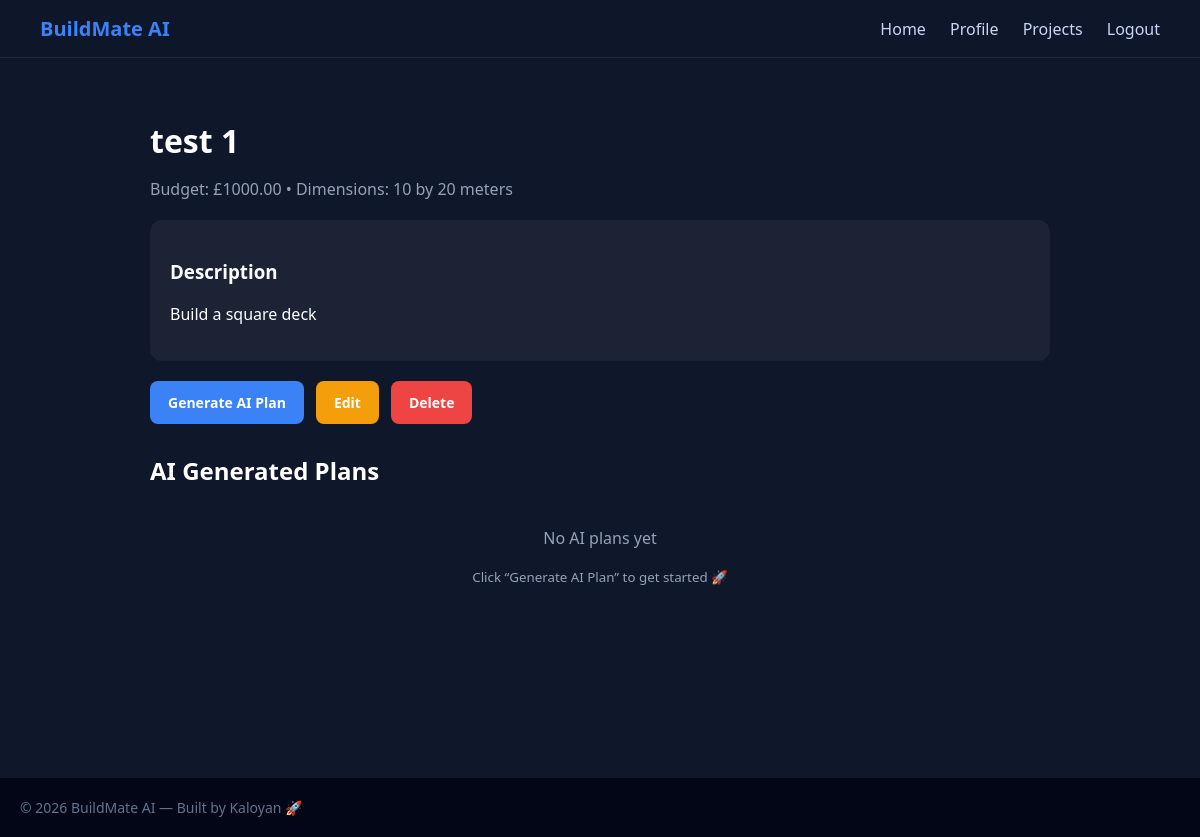
/projects/2/ (signed in), run on the app's committed database.
### projects/models.py (models this page shows, shortened)
class Project(models.Model):
    user = models.ForeignKey(settings.AUTH_USER_MODEL, on_delete=models.CASCADE)
    title = models.CharField(max_length=200)
    description = models.TextField()
    dimensions = models.CharField(max_length=100)
    budget = models.DecimalField(max_digits=10, decimal_places=2)
    image_url = models.URLField(blank=True, null=True)
    created_at = models.DateTimeField(auto_now_add=True)
    updated_at = models.DateTimeField(auto_now=True)
    class Meta:
        ordering = ['-created_at']

### projects/views.py (the view)
# urls.py: path('<int:pk>/', views.project_detail, name='project_detail'),
@login_required
def project_detail(request, pk):
    project = get_object_or_404(Project, id=pk, user=request.user)
    return render(request, 'projects/project_detail.html', {'project': project})

### projects/templates/projects/project_detail.html (shortened to what this page needs)
{% extends 'base.html' %}
{% block content %}
<div class="container">
    <div class="project-header">
        <h1>{{ project.title }}</h1>
        <p class="meta">
            Budget: £{{ project.budget }} • Dimensions: {{ project.dimensions }}
        </p>
    </div>
    <div class="project-card">
        <h3>Description</h3>
        <p>{{ project.description }}</p>
    </div>
    <div class="actions">
        <a href="{% url 'generate_plan' project.id %}" class="btn primary">
            Generate AI Plan
        </a>
        <a href="{% url 'edit_project' project.id %}" class="btn edit">
            Edit
        </a>
        <a href="{% url 'delete_project' project.id %}" class="btn delete">
            Delete
        </a>
    </div>
    <h2 class="section-title">AI Generated Plans</h2>
    {% for plan in project.aiplan_set.all %}
    <div class="ai-card">
        <div class="ai-section">
            <h4>Materials</h4>
            <ul>
                {% for m in plan.materials %}
                    <li>{{ m }}</li>
                {% endfor %}
            </ul>
        </div>
        <div class="ai-section">
            <h4>Steps</h4>
            <ol>
                {% for step in plan.steps %}
                    <li>{{ step }}</li>
                {% endfor %}
            </ol>
        </div>
        <p><strong>Estimated Cost:</strong> £{{ plan.cost }}</p>
        <p><strong>Safety:</strong> {{ plan.safety }}</p>
        <p class="timestamp">
            Created: {{ plan.created_at|date:"d M Y H:i" }}
        </p>
        {% if plan.updated_at %}
        <p class="timestamp">
            Updated: {{ plan.updated_at|date:"d M Y H:i" }}
        </p>
        {% endif %}
    </div>
    {% empty %}
        <div class="empty-state">
            <p>No AI plans yet</p>
            <small>Click “Generate AI Plan” to get started 🚀</small>
        </div>
    {% endfor %}
</div>
{% endblock %}

### templates/base.html (style rules this page uses)
body { margin: 0; font-family: 'Segoe UI', sans-serif; background: #0f172a; color: white; }

### projects/templates/projects/project_detail.html (style rules this page uses)
.container { max-width: 900px; margin: auto; }
.project-header h1 { margin-bottom: 5px; }
.meta { color: #94a3b8; }
.project-card { background: rgba(255,255,255,0.05); padding: 20px; border-radius: 12px; margin: 20px 0; }
.actions { display: flex; gap: 12px; flex-wrap: wrap; margin-bottom: 30px; }
.btn { text-decoration: none; padding: 12px 18px; border-radius: 8px; font-size: 14px; font-weight: 600; transition: 0.3s ease; display: inline-block; }
.primary { background: #3b82f6; color: white; }
.edit { background: #f59e0b; color: white; }
.delete { background: #ef4444; color: white; }
.section-title { margin-bottom: 20px; }
.empty-state { text-align: center; margin-top: 40px; color: #94a3b8; }

### data on the page
Project: title "test 1", budget "1000.00", dimensions "10 by 20 meters", description "Build a square deck"
